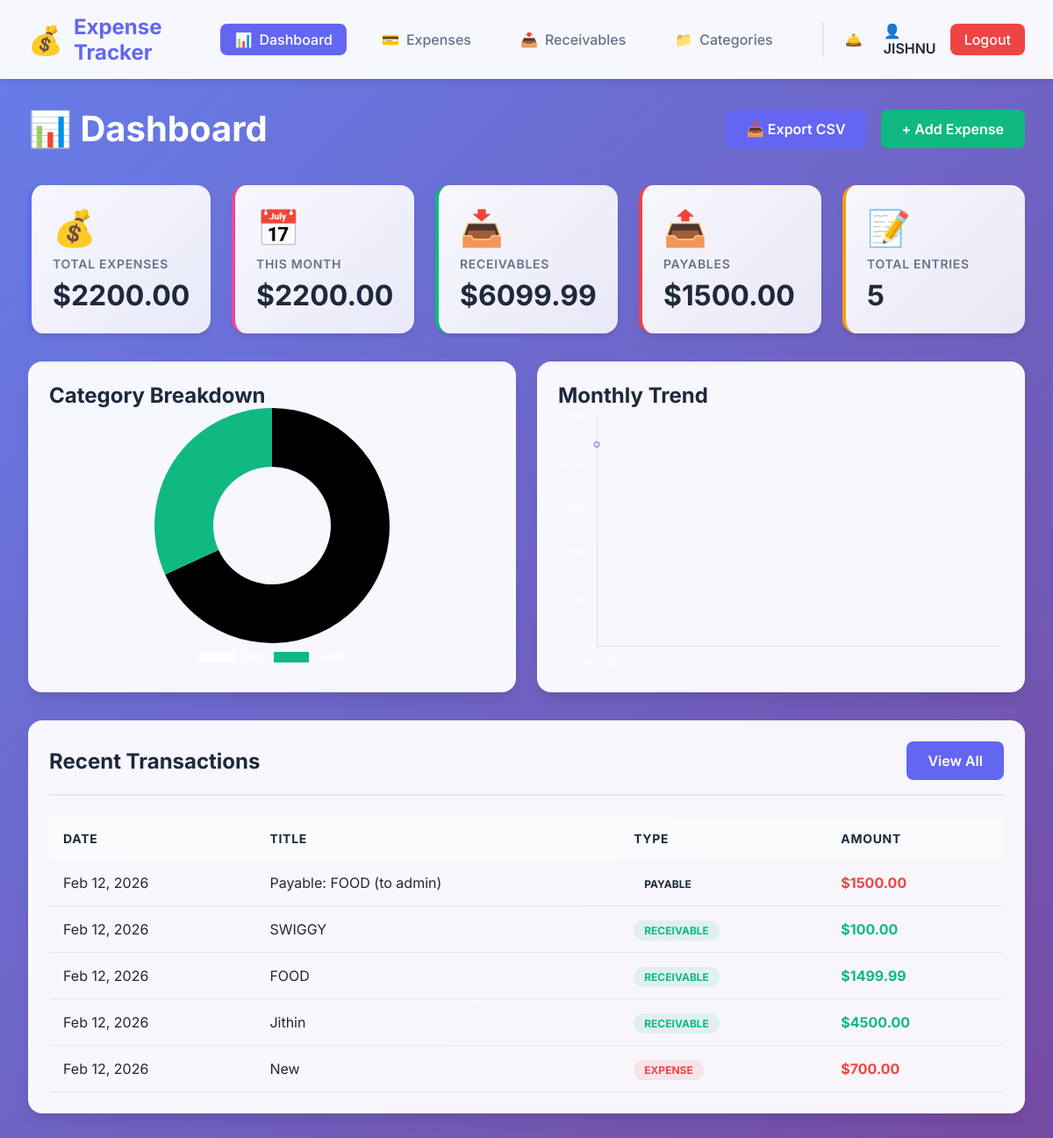
The app's page /dashboard/ (signed in) with its own data.
### expenses/models.py (models this page shows, shortened)
class Expense(models.Model):
    TRANSACTION_TYPE_CHOICES = [
        ('EXPENSE', 'Expense'),
        ('RECEIVABLE', 'Receivable'),
        ('PAYABLE', 'Payable'),
    ]
    PAYMENT_METHOD_CHOICES = [
        ('UPI', 'UPI'),
        ('CREDIT_CARD', 'Credit Card'),
        ('SLICE_BORROW', 'Slice Borrow'),
        ('CRED_CASH', 'Cred Cash'),
        ('EMI', 'EMI'),
        ('CASH', 'Cash'),
        ('OTHER', 'Other'),
    ]
    title = models.CharField(max_length=200)
    amount = models.DecimalField(max_digits=10, decimal_places=2)
    category = models.ForeignKey(Category, on_delete=models.SET_NULL, null=True, related_name='expenses')
    transaction_type = models.CharField(max_length=20, choices=TRANSACTION_TYPE_CHOICES, default='EXPENSE')
    payment_method = models.CharField(max_length=20, choices=PAYMENT_METHOD_CHOICES, default='CASH')
    payee_username = models.CharField(max_length=150, blank=True, null=True, help_text="Username of the person who owes you")
    related_receivable = models.ForeignKey('self', on_delete=models.SET_NULL, null=True, blank=True, related_name='payables')
    date = models.DateField(default=timezone.now)
    description = models.TextField(blank=True)
    user = models.ForeignKey(User, on_delete=models.CASCADE, related_name='expenses')
    created_at = models.DateTimeField(auto_now_add=True)
    updated_at = models.DateTimeField(auto_now=True)
    class Meta:
        ordering = ['-date', '-created_at']

### expenses/views.py (the view)
# urls.py: path('dashboard/', views.dashboard, name='dashboard'),
@login_required
def dashboard(request):
    user_expenses = Expense.objects.filter(user=request.user)
    total_expenses_direct = user_expenses.filter(transaction_type='EXPENSE').aggregate(total=Sum('amount'))['total'] or 0
    total_payables = user_expenses.filter(transaction_type='PAYABLE').aggregate(total=Sum('amount'))['total'] or 0
    total_expenses = total_expenses_direct + total_payables
    total_receivables = user_expenses.filter(transaction_type='RECEIVABLE').aggregate(total=Sum('amount'))['total'] or 0
    today = datetime.now()
    month_start = today.replace(day=1)
    month_expenses = user_expenses.filter(
        transaction_type__in=['EXPENSE', 'PAYABLE'],
        date__gte=month_start
    ).aggregate(total=Sum('amount'))['total'] or 0
    category_stats = user_expenses.filter(transaction_type__in=['EXPENSE', 'PAYABLE']).values('category__name', 'category__icon', 'category__color').annotate(
        total=Sum('amount'),
        count=Count('id')
    ).order_by('-total')[:6]
    recent_expenses = user_expenses[:5]
    six_months_ago = today - timedelta(days=180)
    monthly_data = user_expenses.filter(
        transaction_type__in=['EXPENSE', 'PAYABLE'],
        date__gte=six_months_ago
    ).annotate(
        month=TruncMonth('date')
    ).values('month').annotate(total=Sum('amount')).order_by('month')
    unread_notifications_count = Notification.objects.filter(recipient=request.user, is_read=False).count()
    context = {
        'total_expenses': total_expenses,
        'total_payables': total_payables,
        'total_receivables': total_receivables,
        'month_expenses': month_expenses,
        'category_stats': category_stats,
        'recent_expenses': recent_expenses,
        'monthly_data': monthly_data,
        'expense_count': user_expenses.filter(transaction_type__in=['EXPENSE', 'PAYABLE']).count(),
        'receivable_count': user_expenses.filter(transaction_type='RECEIVABLE').count(),
        'unread_notifications_count': unread_notifications_count,
    }
    return render(request, 'expenses/dashboard.html', context)

### expenses/templates/expenses/dashboard.html (shortened to what this page needs)
{% extends 'base.html' %}
{% block content %}
<div class="fade-in">
    <div class="card-header" style="background: transparent; border: none;">
        <h1 class="card-title" style="color: white; font-size: 2.5rem;">📊 Dashboard</h1>
        <div style="display: flex; gap: 1rem;">
            <a href="{% url 'export_expenses_csv' %}" class="btn btn-primary">📥 Export CSV</a>
            <a href="{% url 'expense_create' %}" class="btn btn-success">+ Add Expense</a>
        </div>
    </div>
    <div class="stats-grid" style="grid-template-columns: repeat(auto-fit, minmax(200px, 1fr));">
        <a href="{% url 'expense_list' %}?type=EXPENSE" class="stat-card"
            style="border-left-color: #6366f1; text-decoration: none; display: block;">
            <div class="stat-icon">💰</div>
            <div class="stat-label">Total Expenses</div>
            <div class="stat-value">${{ total_expenses|floatformat:2 }}</div>
        </a>
        <div class="stat-card" style="border-left-color: #ec4899;">
            <div class="stat-icon">📅</div>
            <div class="stat-label">This Month</div>
            <div class="stat-value">${{ month_expenses|floatformat:2 }}</div>
        </div>
        <a href="{% url 'expense_list' %}?type=RECEIVABLE" class="stat-card"
            style="border-left-color: #10b981; text-decoration: none; display: block;">
            <div class="stat-icon">📥</div>
            <div class="stat-label">Receivables</div>
            <div class="stat-value">${{ total_receivables|floatformat:2 }}</div>
        </a>
        <a href="{% url 'expense_list' %}?type=PAYABLE" class="stat-card"
            style="border-left-color: #ef4444; text-decoration: none; display: block;">
            <div class="stat-icon">📤</div>
            <div class="stat-label">Payables</div>
            <div class="stat-value">${{ total_payables|floatformat:2 }}</div>
        </a>
        <div class="stat-card" style="border-left-color: #f59e0b;">
            <div class="stat-icon">📝</div>
            <div class="stat-label">Total Entries</div>
            <div class="stat-value">{{ expense_count|add:receivable_count }}</div>
        </div>
    </div>
    <div class="dashboard-grid"
        style="display: grid; grid-template-columns: repeat(auto-fit, minmax(300px, 1fr)); gap: 1.5rem; margin-bottom: 2rem;">
        <div class="card chart-card">
            <h2 class="card-title">Category Breakdown</h2>
            <div class="chart-container" style="position: relative; height: 300px; width: 100%;">
                <canvas id="categoryChart"></canvas>
            </div>
        </div>
        <div class="card chart-card">
            <h2 class="card-title">Monthly Trend</h2>
            <div class="chart-container" style="position: relative; height: 300px; width: 100%;">
                <canvas id="monthlyChart"></canvas>
            </div>
        </div>
    </div>
    <div class="card">
        <div class="card-header">
            <h2 class="card-title">Recent Transactions</h2>
            <a href="{% url 'expense_list' %}" class="btn btn-primary">View All</a>
        </div>
        {% if recent_expenses %}
        <table class="table">
            <thead>
                <tr>
                    <th>Date</th>
                    <th>Title</th>
                    <th>Type</th>
                    <th>Amount</th>
                </tr>
            </thead>
            <tbody>
                {% for expense in recent_expenses %}
                <tr>
                    <td>{{ expense.date|date:"M d, Y" }}</td>
                    <td>{{ expense.title }}</td>
                    <td>
                        <span class="type-badge {{ expense.transaction_type|lower }}">
                            {{ expense.get_transaction_type_display }}
                        </span>
                    </td>
                    <td
                        style="font-weight: 700; color: {% if expense.transaction_type == 'EXPENSE' or expense.transaction_type == 'PAYABLE' %}var(--danger){% else %}var(--success){% endif %};">
                        ${{ expense.amount }}
                    </td>
                </tr>
                {% endfor %}
            </tbody>
        </table>
        {% else %}
        <div style="padding: 2rem; text-align: center; color: rgba(255,255,255,0.6);">
            No transactions yet.
        </div>
        {% endif %}
    </div>
</div>
{% endblock %}
{% block extra_js %}
<script>
    // Category Chart
    const categoryCtx = document.getElementById('categoryChart').getContext('2d');
    const categoryData = {
        labels: [{% for cat in category_stats %}'{{ cat.category__name }}'{% if not forloop.last %}, {% endif %} {% endfor %}],
    datasets: [{
        data: [{% for cat in category_stats %}{{ cat.total }}{% if not forloop.last %}, {% endif %} {% endfor %}],
    backgroundColor: [{% for cat in category_stats %}'{{ cat.category__color }}'{% if not forloop.last %}, {% endif %} {% endfor %}],
    borderWidth: 0
        }]
    };
    new Chart(categoryCtx, {
        type: 'doughnut',
        data: categoryData,
        options: {
            responsive: true,
            maintainAspectRatio: false,
            plugins: {
                legend: {
                    position: 'bottom',
                    labels: { color: 'white' }
                }
            }
        }
    });
    // Monthly Chart
    const monthlyCtx = document.getElementById('monthlyChart').getContext('2d');
    const monthlyData = {
        labels: [{% for item in monthly_data %}'{{ item.month|date:"M Y" }}'{% if not forloop.last %}, {% endif %} {% endfor %}],
    datasets: [{
        label: 'Expenses',
        data: [{% for item in monthly_data %}{{ item.total }}{% if not forloop.last %}, {% endif %} {% endfor %}],
    borderColor: '#6366f1',
        backgroundColor: 'rgba(99, 102, 241, 0.1)',
            tension: 0.4,
                fill: true,
        }]
    };
    new Chart(monthlyCtx, {
        type: 'line',
        data: monthlyData,
        options: {
            responsive: true,
            maintainAspectRatio: false,
            plugins: {
                legend: { display: false }
            },
            scales: {
                y: {
                    beginAtZero: true,
                    ticks: { color: 'rgba(255,255,255,0.6)' },
                    grid: { color: 'rgba(255,255,255,0.1)' }
                },
                x: {
                    ticks: { color: 'rgba(255,255,255,0.6)' },
                    grid: { display: false }
                }
            }
        }
    });
</script>
{% endblock %}

### expenses/templates/base.html (shortened to what this page needs)
<!DOCTYPE html>
<html lang="en">
<head>
    {% load static %}
    <link rel="stylesheet" href="{% static 'css/styles.css' %}">
</head>
<body>
    {% if user.is_authenticated %}
    <nav class="navbar">
        <div class="nav-container">
            <div class="nav-brand">
                <span class="brand-icon">💰</span>
                <span class="brand-text">Expense Tracker</span>
            </div>
            <div class="nav-links">
                <a href="{% url 'dashboard' %}"
                    class="nav-link {% if request.resolver_match.url_name == 'dashboard' %}active{% endif %}">
                    <span>📊</span> Dashboard
                </a>
                <a href="{% url 'expense_list' %}?type=EXPENSE"
                    class="nav-link {% if request.resolver_match.url_name == 'expense_list' and request.GET.type == 'EXPENSE' %}active{% endif %}">
                    <span>💳</span> Expenses
                </a>
                <a href="{% url 'expense_list' %}?type=RECEIVABLE"
                    class="nav-link {% if request.resolver_match.url_name == 'expense_list' and request.GET.type == 'RECEIVABLE' %}active{% endif %}">
                    <span>📥</span> Receivables
                </a>
                <a href="{% url 'category_list' %}"
                    class="nav-link {% if 'category' in request.resolver_match.url_name %}active{% endif %}">
                    <span>📁</span> Categories
                </a>
                <div class="nav-user">
                    <a href="{% url 'notification_list' %}" class="nav-link"
                        style="position: relative; padding: 0.5rem;">
                        <span>🛎️</span>
                    </a>
                    <span class="user-name">👤 {{ user.username }}</span>
                    <a href="{% url 'logout' %}" class="btn-logout">Logout</a>
                </div>
            </div>
        </div>
    </nav>
    {% endif %}
    <main class="main-content">
        {% block content %}{% endblock %}
    </main>
    {% block extra_js %}{% endblock %}
</body>
</html>

### expenses/static/css/styles.css (style rules this page uses)
* { margin: 0; padding: 0; box-sizing: border-box; }
:root { --primary: #6366f1; --primary-dark: #4f46e5; --secondary: #ec4899; --success: #10b981; --danger: #ef4444; --warning: #f59e0b; --dark: #1e293b; --light: #f8fafc; --gray: #64748b; --border: #e2e8f0; }
body { font-family: 'Inter', -apple-system, BlinkMacSystemFont, 'Segoe UI', sans-serif; background: linear-gradient(135deg, #667eea 0%, #764ba2 100%); min-height: 100vh; color: var(--dark); }
.navbar { background: rgba(255, 255, 255, 0.95); backdrop-filter: blur(10px); box-shadow: 0 4px 6px -1px rgba(0, 0, 0, 0.1); padding: 1rem 0; position: sticky; top: 0; z-index: 100; }
.nav-container { max-width: 1400px; margin: 0 auto; padding: 0 2rem; display: flex; justify-content: space-between; align-items: center; }
.nav-brand { display: flex; align-items: center; gap: 0.75rem; font-size: 1.5rem; font-weight: 700; color: var(--primary); }
.brand-icon { font-size: 2rem; }
.nav-links { display: flex; align-items: center; gap: 1.5rem; }
.nav-link { text-decoration: none; color: var(--gray); font-weight: 500; padding: 0.5rem 1rem; border-radius: 0.5rem; transition: all 0.3s ease; display: flex; align-items: center; gap: 0.5rem; }
.nav-link.active { background: var(--primary); color: white; }
.nav-user { display: flex; align-items: center; gap: 1rem; margin-left: 1rem; padding-left: 1rem; border-left: 2px solid var(--border); }
.user-name { color: var(--dark); font-weight: 600; }
.btn-logout { background: var(--danger); color: white; padding: 0.5rem 1rem; border-radius: 0.5rem; text-decoration: none; font-weight: 500; transition: all 0.3s ease; }
.main-content { max-width: 1400px; margin: 2rem auto; padding: 0 2rem; }
.card { background: rgba(255, 255, 255, 0.95); backdrop-filter: blur(10px); border-radius: 1rem; padding: 1.5rem; box-shadow: 0 10px 15px -3px rgba(0, 0, 0, 0.1); transition: all 0.3s ease; }
.card-header { display: flex; justify-content: space-between; align-items: center; margin-bottom: 1.5rem; padding-bottom: 1rem; border-bottom: 2px solid var(--border); }
.card-title { font-size: 1.5rem; font-weight: 700; color: var(--dark); }
.stats-grid { display: grid; grid-template-columns: repeat(auto-fit, minmax(250px, 1fr)); gap: 1.5rem; margin-bottom: 2rem; }
.stat-card { background: linear-gradient(135deg, rgba(255, 255, 255, 0.95), rgba(255, 255, 255, 0.85)); backdrop-filter: blur(10px); border-radius: 1rem; padding: 1.5rem; box-shadow: 0 4px 6px -1px rgba(0, 0, 0, 0.1); transition: all 0.3s ease; border-left: 4px solid var(--primary); }
.stat-icon { font-size: 2.5rem; margin-bottom: 0.5rem; }
.stat-label { color: var(--gray); font-size: 0.875rem; font-weight: 600; text-transform: uppercase; letter-spacing: 0.05em; }
.stat-value { font-size: 2rem; font-weight: 700; color: var(--dark); margin-top: 0.5rem; }
.btn { padding: 0.75rem 1.5rem; border-radius: 0.5rem; font-weight: 600; text-decoration: none; display: inline-flex; align-items: center; gap: 0.5rem; transition: all 0.3s ease; border: none; cursor: pointer; font-size: 1rem; }
.btn-primary { background: var(--primary); color: white; }
.btn-success { background: var(--success); color: white; }
.table { width: 100%; border-collapse: collapse; }
.table thead { background: var(--light); }
.table th { padding: 1rem; text-align: left; font-weight: 700; color: var(--dark); text-transform: uppercase; font-size: 0.875rem; letter-spacing: 0.05em; }
.table td { padding: 1rem; border-bottom: 1px solid var(--border); }
.table tbody tr { transition: all 0.2s ease; }
.fade-in { animation: fadeIn 0.5s ease; }
.type-badge { padding: 0.25rem 0.75rem; border-radius: 2rem; font-size: 0.75rem; font-weight: 700; text-transform: uppercase; }
.type-badge.expense { background: rgba(239, 68, 68, 0.1); color: var(--danger); }
.type-badge.receivable { background: rgba(16, 185, 129, 0.1); color: var(--success); }

### records on screen
Expense: date "Feb 12, 2026", title "Payable: FOOD (to admin)", transaction_type "PAYABLE", amount "1500.00"
Expense: date "Feb 12, 2026", title "SWIGGY", transaction_type "RECEIVABLE", amount "100.00"
Expense: date "Feb 12, 2026", title "FOOD", transaction_type "RECEIVABLE", amount "1499.99"
Expense: date "Feb 12, 2026", title "Jithin", transaction_type "RECEIVABLE", amount "4500.00"
Expense: date "Feb 12, 2026", title "New", transaction_type "EXPENSE", amount "700.00"

### other values on screen
{{ user.username }} "JISHNU"
{{ total_expenses|floatformat:2 }} "2200.00"
{{ month_expenses|floatformat:2 }} "2200.00"
{{ total_receivables|floatformat:2 }} "6099.99"
{{ total_payables|floatformat:2 }} "1500.00"
{{ expense_count|add:receivable_count }} "5"
chart data {{ cat.total }} 1500, 700
